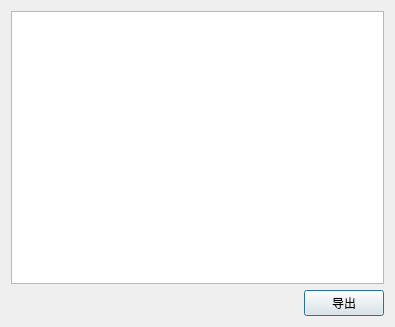
<?xml version="1.0" encoding="UTF-8"?>
<ui version="4.0">
 <class>mPostDataTable</class>
 <widget class="QDialog" name="mPostDataTable">
  <property name="geometry">
   <rect>
    <x>0</x>
    <y>0</y>
    <width>395</width>
    <height>327</height>
   </rect>
  </property>
  <property name="windowTitle">
   <string>数据</string>
  </property>
  <layout class="QVBoxLayout" name="verticalLayout">
   <item>
    <widget class="QTableWidget" name="tableWidget">
     <attribute name="horizontalHeaderVisible">
      <bool>false</bool>
     </attribute>
     <attribute name="verticalHeaderVisible">
      <bool>false</bool>
     </attribute>
    </widget>
   </item>
   <item>
    <layout class="QHBoxLayout" name="horizontalLayout">
     <item>
      <spacer name="horizontalSpacer">
       <property name="orientation">
        <enum>Qt::Horizontal</enum>
       </property>
       <property name="sizeHint" stdset="0">
        <size>
         <width>40</width>
         <height>20</height>
        </size>
       </property>
      </spacer>
     </item>
     <item>
      <widget class="QPushButton" name="pushButton">
       <property name="minimumSize">
        <size>
         <width>80</width>
         <height>0</height>
        </size>
       </property>
       <property name="text">
        <string>导出</string>
       </property>
      </widget>
     </item>
    </layout>
   </item>
  </layout>
 </widget>
 <layoutdefault spacing="6" margin="11"/>
 <resources/>
 <connections/>
</ui>
